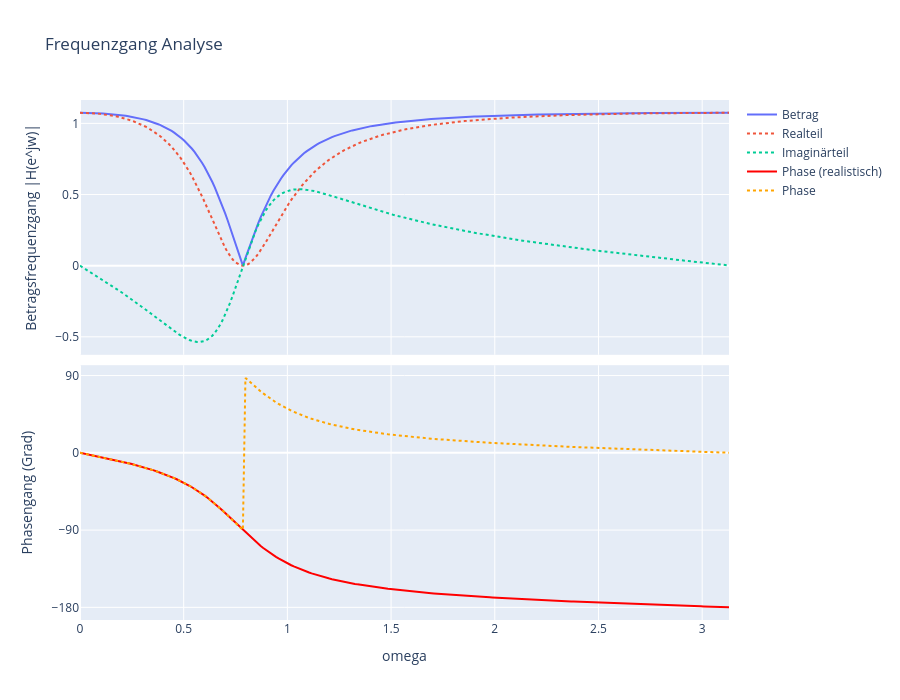

Notebook code for this chart:
### Markdown cell above
## c) Frequenzgang

### Code cell
# freqz in Python:
# worN=256 entspricht der Anzahl der Punkte
# Rückgabe: w (Frequenzen in rad/sample), H (komplexer Frequenzgang)
w, H = signal.freqz(B, A, worN=256)

# Minimum des Betrags finden
abs_H = np.abs(H)
phase_deg = np.rad2deg(np.angle(H))
w_min_ind = np.argmin(abs_H)
print(f"Frequenz bei min(|H|): {w[w_min_ind]:.4f} rad/sample")

# Subplots erstellen (2 Zeilen)
fig_freq = make_subplots(
    rows=2, cols=1, 
    shared_xaxes=True,
    vertical_spacing=0.02,
    # subplot_titles=("Betragsfrequenzgang |H(e^jw)|", "Phasengang (Grad)"),
)

# Betrag
fig_freq.add_trace(
    go.Scatter(
        x=w,
        y=np.abs(H),
        name='Betrag'
    ), row=1, col=1
)
fig_freq.add_trace(
    go.Scatter(
        x=w,
        y=np.real(H),
        name='Realteil',
        line=dict(dash='dot'),
    ), row=1, col=1
)
fig_freq.add_trace(
    go.Scatter(
        x=w,
        y=np.imag(H),
        name='Imaginärteil',
        line=dict(dash='dot'),
    ), row=1, col=1
)

# Phase
fig_freq.add_trace(
    go.Scatter(
        x=w,
        y=np.concat((phase_deg[:w_min_ind+1],phase_deg[w_min_ind+1:]-180)),
        name='Phase (realistisch)',
        line=dict(color='red')
    ), row=2, col=1
)
fig_freq.add_trace(
    go.Scatter(
        x=w,
        y=phase_deg,
        name='Phase',
        line=dict(color='orange', dash='dot')
    ), row=2, col=1
)

fig_freq.update_layout(height=700, title_text="Frequenzgang Analyse", showlegend=True,)
fig_freq.update_xaxes(title_text="omega", row=2, col=1)
fig_freq.update_yaxes(tickmode="linear", tick0=-180, dtick=90, row=2, col=1)
fig_freq.for_each_xaxis(lambda x: x.update(showgrid=True))
fig_freq.update_yaxes(title_text="Betragsfrequenzgang |H(e^jw)|", row=1, col=1)
fig_freq.update_yaxes(title_text="Phasengang (Grad)", row=2, col=1)
fig_freq.show()

### Figure 1 — Plotly figure (JSON) as saved in the notebook; plotly's stock layout.template omitted (floating-point values rounded to 4 significant figures; data arrays with more than 128 entries replaced by an {"elided": "..."} marker saying what was removed)
{"data": [{"name": "Betrag", "type": "scatter", "x": {"elided": "256 float values"}, "xaxis": "x", "y": {"elided": "256 float values"}, "yaxis": "y"}, {"line": {"dash": "dot"}, "name": "Realteil", "type": "scatter", "x": {"elided": "256 float values"}, "xaxis": "x", "y": {"elided": "256 float values"}, "yaxis": "y"}, {"line": {"dash": "dot"}, "name": "Imaginärteil", "type": "scatter", "x": {"elided": "256 float values"}, "xaxis": "x", "y": {"elided": "256 float values"}, "yaxis": "y"}, {"line": {"color": "red"}, "name": "Phase (realistisch)", "type": "scatter", "x": {"elided": "256 float values"}, "xaxis": "x2", "y": {"elided": "256 float values"}, "yaxis": "y2"}, {"line": {"color": "orange", "dash": "dot"}, "name": "Phase", "type": "scatter", "x": {"elided": "256 float values"}, "xaxis": "x2", "y": {"elided": "256 float values"}, "yaxis": "y2"}], "layout": {"height": 700, "showlegend": true, "title": {"text": "Frequenzgang Analyse"}, "xaxis": {"anchor": "y", "domain": [0, 1], "matches": "x2", "showgrid": true, "showticklabels": false}, "xaxis2": {"anchor": "y2", "domain": [0, 1], "showgrid": true, "title": {"text": "omega"}}, "yaxis": {"anchor": "x", "domain": [0.51, 1], "title": {"text": "Betragsfrequenzgang |H(e^jw)|"}}, "yaxis2": {"anchor": "x2", "domain": [0, 0.49], "dtick": 90, "tick0": -180, "tickmode": "linear", "title": {"text": "Phasengang (Grad)"}}}}
